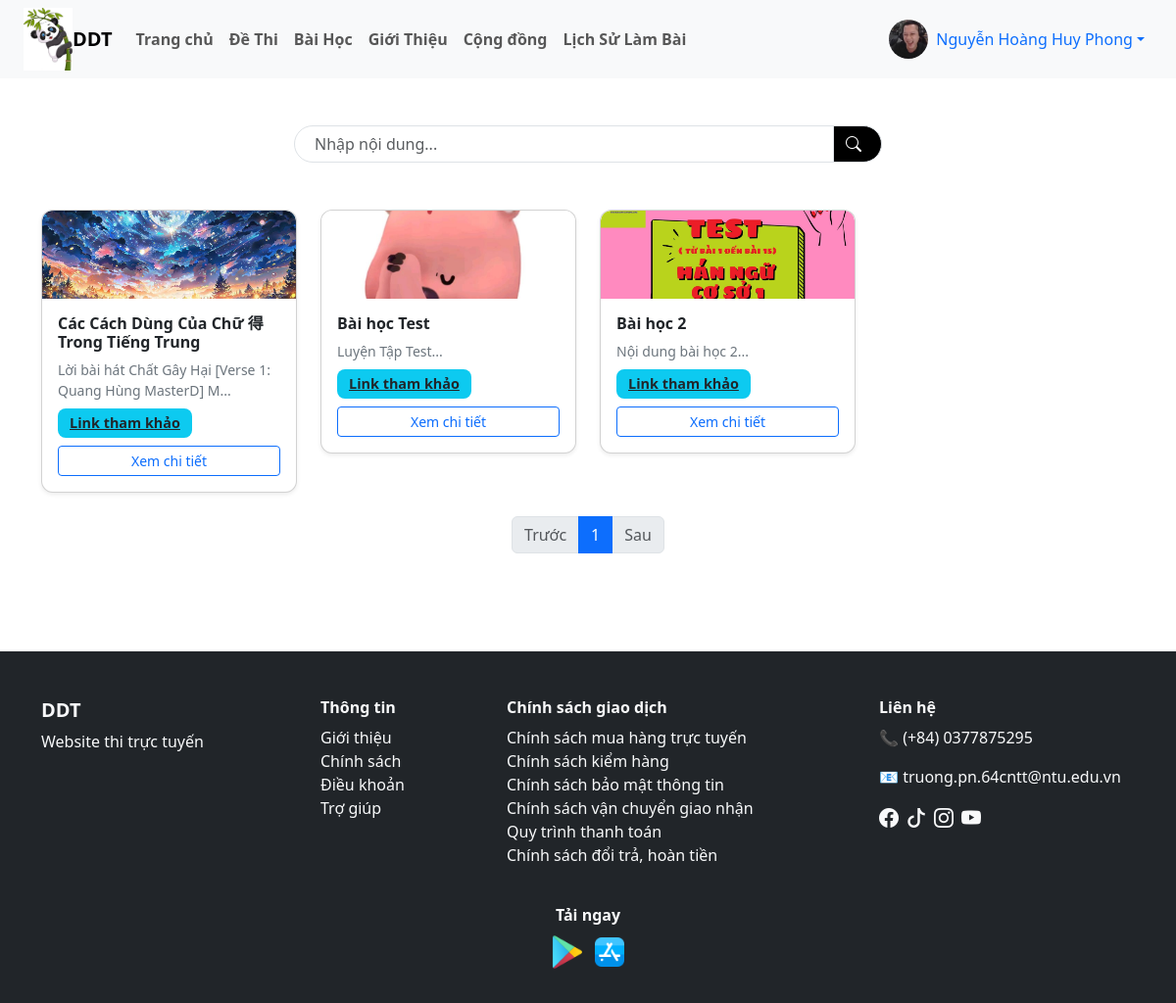
/user/tat_ca_bai_hoc.php?id_dm=1 (signed in), run on the app's committed database.
### tables this page shows
CREATE TABLE `bai_hoc` (
  `id` varchar(10) NOT NULL,
  `tieu_de` varchar(255) NOT NULL,
  `noi_dung` text DEFAULT NULL,
  `anh_bai_hoc` varchar(255) DEFAULT NULL,
  `link_bai_hoc` varchar(255) DEFAULT NULL,
  `ngay_tao` datetime DEFAULT current_timestamp(),
  `id_danh_muc` int(11) DEFAULT NULL
);

### user/tat_ca_bai_hoc.php (the view, shortened to what this page needs)
<?php
include("./header.php");
$id_dm = $_GET['id_dm'];
$keyword = isset($_GET['keyword']) ? mysqli_real_escape_string($dbc, $_GET['keyword']) : '';
$limit = 20;
$page = isset($_GET['page']) ? (int)$_GET['page'] : 1;
$start = ($page - 1) * $limit;
$sql_count = "
    SELECT COUNT(*) AS total
    FROM bai_hoc
    WHERE id_danh_muc = $id_dm
    AND (
    tieu_de LIKE '%$keyword%'
    OR noi_dung LIKE '%$keyword%'
    )
";
$rs_count = mysqli_query($dbc, $sql_count);
$total = mysqli_fetch_assoc($rs_count)['total'];
$total_pages = ceil($total / $limit);
$sql = "
    SELECT *
    FROM bai_hoc
    WHERE id_danh_muc = $id_dm
   AND (
    tieu_de LIKE '%$keyword%'
    OR noi_dung LIKE '%$keyword%'
    )
    ORDER BY id DESC
    LIMIT $start, $limit
";
$result = mysqli_query($dbc, $sql);
?>
<div class="container my-4">
    <form action="tat_ca_bai_hoc.php" method="GET">
        <div class="d-flex justify-content-center my-5">
            <div class="input-group search-box" style="max-width: 600px;">
                <input type="text" name="keyword" class="form-control" placeholder="Nhập nội dung..."
                    value="<?= htmlspecialchars($keyword) ?>">
                <button class="input-group-text bg-black text-white" type="submit">
                    <i class="bi bi-search me-2"></i>
                </button>
            </div>
        </div>
    </form>
    <?php if(mysqli_num_rows($result) > 0): ?>
    <div class="row">
        <?php while($bh = mysqli_fetch_assoc($result)): ?>
        <div class="col-md-3 col-sm-6">
            <div class="card shadow-sm" style="min-width: 250px border-radius: 10px;">
                <?php if (!empty($bh['anh_bai_hoc'])): ?>
                <img src="./image_baihoc/<?= $bh['anh_bai_hoc'] ?>" class="card-img-top"
                    style="height: 90px; object-fit: cover ; border-radius: 10px 10px 0 0;">
                <?php endif; ?>
                <div class="card-body ">
                    <h6 class="card-title fw-bold"><?= $bh['tieu_de'] ?></h6>
                    <p class="text-secondary small mb-2">
                        <?= substr(strip_tags($bh['noi_dung']), 0, 70) ?>...
                    </p>
                    <?php if (!empty($bh['link_bai_hoc'])): ?>
                    <a href="<?= $bh['link_bai_hoc'] ?>" target="_blank" class="badge bg-info text-dark mb-2">
                        Link tham khảo
                    </a>
                    <?php endif; ?>
                    <a href="chi_tiet_bai_hoc.php?id_bh=<?= $bh['id'] ?>" class="btn btn-outline-primary btn-sm w-100">
                        Xem chi tiết
                    </a>
                </div>
            </div>
        </div>
        <?php endwhile; ?>
    </div>
    <?php else: ?>
    <div class="alert alert-info">Không có đề thi nào.</div>
    <?php endif; ?>
    <nav class="mt-4">
        <ul class="pagination justify-content-center">
            <li class="page-item <?= ($page <= 1) ? 'disabled' : '' ?>">
                <a class="page-link" href="?id_dm=<?= $id_dm ?>&page=<?= $page - 1 ?>&keyword=<?= $keyword ?>">Trước</a>
            </li>
            <?php for ($i = 1; $i <= $total_pages; $i++): ?>
            <li class="page-item <?= ($i == $page) ? 'active' : '' ?>">
                <a class="page-link" href="?id_dm=<?= $id_dm ?>&page=<?= $i ?>&keyword=<?= $keyword ?>">
                    <?= $i ?>
                </a>
            </li>
            <?php endfor; ?>
            <li class="page-item <?= ($page >= $total_pages) ? 'disabled' : '' ?>">
                <a class="page-link" href="?id_dm=<?= $id_dm ?>&page=<?= $page + 1 ?>&keyword=<?= $keyword ?>">Sau</a>
            </li>
        </ul>
    </nav>
</div>
<?php
include("./footer.php");
?>

### user/CSS/style_user.css (style rules this page uses)
.card { border-radius: 12px; overflow: hidden; }
.badge { font-size: 0.9rem; padding: 8px 12px; border-radius: 8px; }
.search-box input { border-radius: 30px 0 0 30px; padding-left: 20px; }
.search-box button { border-radius: 0 30px 30px 0; }

### data on the page
bai_hoc: anh_bai_hoc (picture), tieu_de "Các Cách Dùng Của Chữ 得 Trong Tiếng Trung", noi_dung "Lời bài hát Chất Gây Hại [Verse 1: Quang Hùng MasterD] M"
bai_hoc: anh_bai_hoc (picture), tieu_de "Bài học Test", noi_dung "Luyện Tập Test"
bai_hoc: anh_bai_hoc (picture), tieu_de "Bài học 2", noi_dung "Nội dung bài học 2"

### other printed values
$_SESSION['ho_ten'] "Nguyễn Hoàng Huy Phong"
